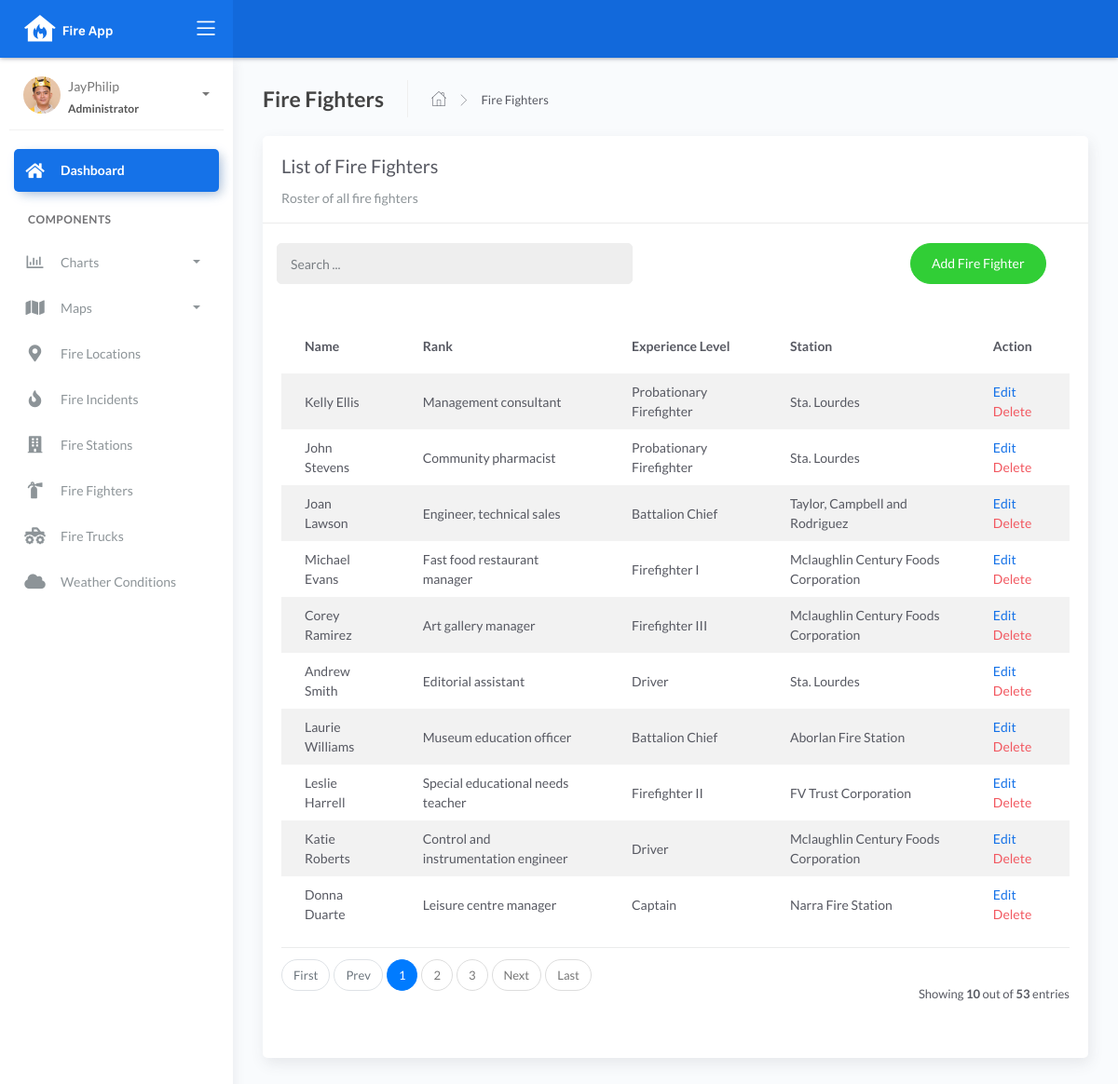
/firefighters_list, run on the app's committed database.
### fire/models.py (models this page shows, shortened)
class BaseModel(models.Model):
    created_at = models.DateTimeField(auto_now_add=True, db_index=True)
    updated_at = models.DateTimeField(auto_now=True)
    class Meta:
        abstract = True

class Firefighters(BaseModel):
    XP_CHOICES = (
        ('Probationary Firefighter', 'Probationary Firefighter'),
        ('Firefighter I', 'Firefighter I'),
        ('Firefighter II', 'Firefighter II'),
        ('Firefighter III', 'Firefighter III'),
        ('Driver', 'Driver'),
        ('Captain', 'Captain'),
        ('Battalion Chief', 'Battalion Chief'),
    )
    name = models.CharField(max_length=150)
    rank = models.CharField(max_length=150, choices=XP_CHOICES)
    experience_level = models.CharField(max_length=150)
    station = models.ForeignKey(FireStation, on_delete=models.SET_NULL, null=True, blank=True, related_name='firefighters')

class FireStation(BaseModel):
    name = models.CharField(max_length=150)
    latitude = models.DecimalField(
        max_digits=22, decimal_places=16, null=True, blank=True)
    longitude = models.DecimalField(
        max_digits=22, decimal_places=16, null=True, blank=True)
    address = models.CharField(max_length=150)
    city = models.CharField(max_length=150)  # can be in separate table
    country = models.CharField(max_length=150)  # can be in separate table
    def __str__(self):
        return f"{self.name}"

### fire/views.py (the view)
# urls.py: path('firefighters_list', FirefightersList.as_view(), name='firefighters-list'),
class FirefightersList(ListView):
    model = Firefighters
    context_object_name = 'firefighters'
    template_name = "firefighters_list.html"
    paginate_by = 10
    def get_queryset(self, *args, **kwargs):
         qs = super(FirefightersList, self).get_queryset(*args, **kwargs)
         if self.request.GET.get("q") != None:
             query = self.request.GET.get('q')
             qs = qs.filter(Q(name__icontains=query) |
                            Q(rank__icontains=query) |
                            Q(experience_level__icontains=query) |
                            Q(station__icontains=query))
         return qs

### templates/firefighters_list.html (shortened to what this page needs)
{% extends 'base.html' %} {% load static %} {% block content %}
<div class="content">
    <div class="page-inner">
        <div class="page-header">
            <h4 class="page-title">Fire Fighters</h4>
            <ul class="breadcrumbs">
                <li class="nav-home">
                    <a href="{%url 'dashboard-chart' %}">
                    <i class="flaticon-home"></i>
                    </a>
                </li>
                <li class="separator">
                    <i class="flaticon-right-arrow"></i>
                </li>
                <li class="nav-item">
                    <a href="#">Fire Fighters</a>
                </li>
            </ul>
        </div>
        <div class="row">
            <div class="col-md-12">
                <div class="card">
                    <div class="card-header">
                        <div class="card-title">List of Fire Fighters</div>
                        <div class="card-category">Roster of all fire fighters</div>
                    </div>
                    <br>
                        <div class="col-md-12 row">
                            <div class="col-md-6">
                                <form class="navbar-left navbar-form nav-search mr-md-3" action="{% url 'firefighters-list' %}">
                                    <div class="input-group">
                                        <input type="text" placeholder="Search ..." class="form-control" name="q">
                                        <div class="input-group-append">
                                        <span class="input-group-text">
                                        </span>
                                        </div>
                                    </div>
                                </form>
                            </div>
                            <div class="col-md-6">
                                <div class="pull-right">
                                    <a href="{% url 'firefighters-add'%}" class="btn btn-success btn-rounded">Add Fire Fighter</a>
                                </div>
                            </div>
                        </div>
                    <div class="card-body">
                        <table class="table table-striped mt-3">
                            <thead>
                                <tr>
                                    <th scope="col">Name</th>
                                    <th scope="col">Rank</th>
                                    <th scope="col">Experience Level</th>
                                    <th scope="col">Station</th>
                                    <th scope="col">Action</th>
                                </tr>
                            </thead>
                            <tbody>
                                {% for object in object_list %}
                                <tr>
                                    <td>{{ object.name }}</td>
                                    <td>{{ object.rank }}</td>
                                    <td>{{ object.experience_level }}</td>
                                    <td>{{ object.station }}</td>
                                    <td>
                                        <a href="firefighters_list/edit/{{ object.id }}">Edit</a>
                                        <a href="firefighters_list/delete/{{ object.id }}" class="text-danger">Delete</a>
                                    </td>
                                </tr>
                                {% empty %}
                                <tr>
                                    <td colspan="4" style="text-align: center">
                                    <p class="text-sm font-weight-bold mb-0">No Records Found</p>
                                    </td>
                                </tr>
                                {% endfor %}
                            </tbody>
                        </table>
                        {% include 'includes/pagination.html' %}
                    </div>
                </div>
            </div>
        </div>
    </div>
</div>
{% endblock %}

### data on the page
Firefighters: name "Kelly Ellis", rank "Management consultant", experience_level "Probationary Firefighter", station "Sta. Lourdes"
Firefighters: name "John Stevens", rank "Community pharmacist", experience_level "Probationary Firefighter", station "Sta. Lourdes"
Firefighters: name "Joan Lawson", rank "Engineer, technical sales", experience_level "Battalion Chief", station "Taylor, Campbell and Rodriguez"
Firefighters: name "Michael Evans", rank "Fast food restaurant manager", experience_level "Firefighter I", station "Mclaughlin Century Foods Corporation"
Firefighters: name "Corey Ramirez", rank "Art gallery manager", experience_level "Firefighter III", station "Mclaughlin Century Foods Corporation"
Firefighters: name "Andrew Smith", rank "Editorial assistant", experience_level "Driver", station "Sta. Lourdes"
Firefighters: name "Laurie Williams", rank "Museum education officer", experience_level "Battalion Chief", station "Aborlan Fire Station"
Firefighters: name "Leslie Harrell", rank "Special educational needs teacher", experience_level "Firefighter II", station "FV Trust Corporation"
Firefighters: name "Katie Roberts", rank "Control and instrumentation engineer", experience_level "Driver", station "Mclaughlin Century Foods Corporation"
Firefighters: name "Donna Duarte", rank "Leisure centre manager", experience_level "Captain", station "Narra Fire Station"

### other printed values
{{ page_num }} "1"
{{ page_num }} "2" "3"
{{ object_list.count }} "10"
{{ paginator.count }} "53"
